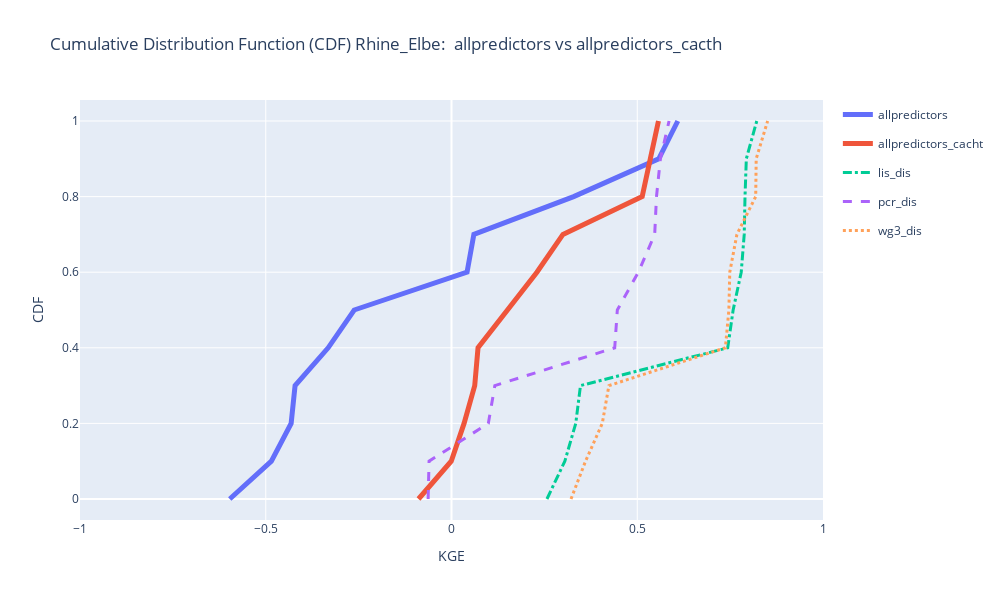

Notebook cell for this chart:
### Code cell
fig_elbe = combine_figures(subsample_KGE, "Rhine_Elbe: ", title, -1)
fig_elbe.show()

### Figure 1 — Plotly figure (JSON) as saved in the notebook; plotly's stock layout.template omitted (floating-point values rounded to 4 significant figures)
{"data": [{"legendgroup": "allpredictors", "line": {"dash": "solid", "width": 5}, "mode": "lines", "name": "allpredictors", "type": "scatter", "x": [-0.5969, -0.4849, -0.4317, -0.4211, -0.332, -0.2619, 0.0419, 0.06024, 0.3289, 0.5579, 0.6091], "y": [0, 0.1, 0.2, 0.3, 0.4, 0.5, 0.6, 0.7, 0.8, 0.9, 1]}, {"legendgroup": "allpredictors_cacht", "line": {"dash": "solid", "width": 5}, "mode": "lines", "name": "allpredictors_cacht", "type": "scatter", "x": [-0.08884, -0.0007054, 0.03383, 0.06251, 0.0714, 0.1489, 0.2299, 0.3, 0.5133, 0.5352, 0.5572], "y": [0, 0.1, 0.2, 0.3, 0.4, 0.5, 0.6, 0.7, 0.8, 0.9, 1]}, {"legendgroup": "lis_dis", "line": {"dash": "dashdot", "width": 3}, "mode": "lines", "name": "lis_dis", "type": "scatter", "x": [0.257, 0.3051, 0.3345, 0.3472, 0.7435, 0.7581, 0.7799, 0.7879, 0.7901, 0.7936, 0.8217], "y": [0, 0.1, 0.2, 0.3, 0.4, 0.5, 0.6, 0.7, 0.8, 0.9, 1]}, {"legendgroup": "pcr_dis", "line": {"dash": "dash", "width": 3}, "mode": "lines", "name": "pcr_dis", "type": "scatter", "x": [-0.0629, -0.06042, 0.09915, 0.1166, 0.4393, 0.4464, 0.5029, 0.547, 0.5518, 0.5623, 0.5856], "y": [0, 0.1, 0.2, 0.3, 0.4, 0.5, 0.6, 0.7, 0.8, 0.9, 1]}, {"legendgroup": "wg3_dis", "line": {"dash": "dot", "width": 3}, "mode": "lines", "name": "wg3_dis", "type": "scatter", "x": [0.3217, 0.3607, 0.4059, 0.4237, 0.7373, 0.7466, 0.749, 0.7682, 0.8189, 0.8202, 0.851], "y": [0, 0.1, 0.2, 0.3, 0.4, 0.5, 0.6, 0.7, 0.8, 0.9, 1]}], "layout": {"height": 600, "showlegend": true, "title": {"text": "Cumulative Distribution Function (CDF) Rhine_Elbe:  allpredictors vs allpredictors_cacth"}, "width": 1000, "xaxis": {"range": [-1, 1], "title": {"text": "KGE"}, "type": "linear"}, "yaxis": {"autorange": true, "range": [-0.05556, 1.056], "title": {"text": "CDF"}, "type": "linear"}}}
